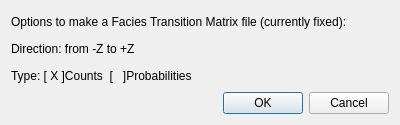
<?xml version="1.0" encoding="UTF-8"?>
<ui version="4.0">
 <class>FaciesTransitionMatrixOptionsDialog</class>
 <widget class="QDialog" name="FaciesTransitionMatrixOptionsDialog">
  <property name="geometry">
   <rect>
    <x>0</x>
    <y>0</y>
    <width>400</width>
    <height>125</height>
   </rect>
  </property>
  <property name="windowTitle">
   <string>Dialog</string>
  </property>
  <layout class="QVBoxLayout" name="verticalLayout">
   <item>
    <widget class="QLabel" name="label">
     <property name="text">
      <string>Options to make a Facies Transition Matrix file (currently fixed):</string>
     </property>
    </widget>
   </item>
   <item>
    <widget class="QLabel" name="label_2">
     <property name="text">
      <string>Direction: from -Z to +Z</string>
     </property>
    </widget>
   </item>
   <item>
    <widget class="QLabel" name="label_3">
     <property name="text">
      <string>Type: [ X ]Counts  [   ]Probabilities</string>
     </property>
    </widget>
   </item>
   <item>
    <widget class="QDialogButtonBox" name="buttonBox">
     <property name="orientation">
      <enum>Qt::Horizontal</enum>
     </property>
     <property name="standardButtons">
      <set>QDialogButtonBox::Cancel|QDialogButtonBox::Ok</set>
     </property>
    </widget>
   </item>
  </layout>
 </widget>
 <resources/>
 <connections>
  <connection>
   <sender>buttonBox</sender>
   <signal>accepted()</signal>
   <receiver>FaciesTransitionMatrixOptionsDialog</receiver>
   <slot>accept()</slot>
   <hints>
    <hint type="sourcelabel">
     <x>248</x>
     <y>254</y>
    </hint>
    <hint type="destinationlabel">
     <x>157</x>
     <y>274</y>
    </hint>
   </hints>
  </connection>
  <connection>
   <sender>buttonBox</sender>
   <signal>rejected()</signal>
   <receiver>FaciesTransitionMatrixOptionsDialog</receiver>
   <slot>reject()</slot>
   <hints>
    <hint type="sourcelabel">
     <x>316</x>
     <y>260</y>
    </hint>
    <hint type="destinationlabel">
     <x>286</x>
     <y>274</y>
    </hint>
   </hints>
  </connection>
 </connections>
</ui>
